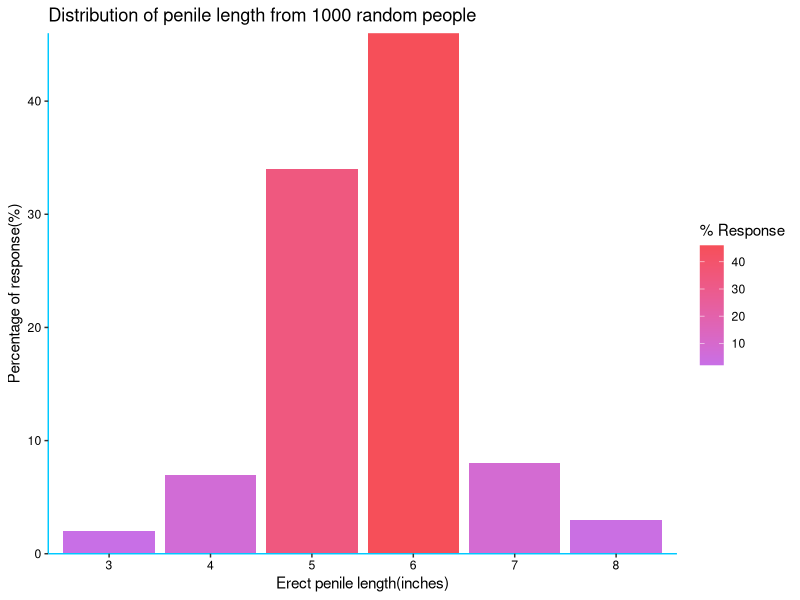

Source code (R):
# Duc Anh, DCS 105 A Calling Bull
# BS #2, Distribution of penile length bar chart, Dec 12, 2020
library(ggplot2)
#import data
aveSalary <- c(58, 48, 36, 32, 38, 27)
lengths <- c(3, 4, 5, 6, 7, 8)
noOfResponse <- c(2, 7, 34, 46, 8, 3)
averagePromotion <- c(2.6, 2.9, 1.8, 1.2, 0.7, 0.5)

#make a data frame to use ggplot2
df <- data.frame(lengths, noOfResponse)

#label scale for x axis
df$lengths <- factor(df$lengths, levels = c(3:8))


p <- ggplot(df) 

#Create color bar
p + geom_col(aes(lengths, noOfResponse, fill = noOfResponse)) +
  #https://uigradients.com/#JShine: Jshine color
  scale_fill_gradient2(name = "% Response", high="#f64f59", mid = "#c471ed", low = "#12c2e9") + 
  ggtitle("Distribution of penile length from 1000 random people") +
  ylab("Percentage of response(%)") + 
  xlab("Erect penile length(inches)") +
  #delete back ground color and change axis color
  theme(
    plot.background = element_rect(fill = "white"),
    panel.background = element_rect(fill = "white"),
    axis.line = element_line(color = "#00C9FF"),
    axis.text = element_text(color = "black")
  ) +
  #Make the bar starts at 0
  scale_y_continuous(expand = c(0, 0), limits = c(0, NA)) 

 
